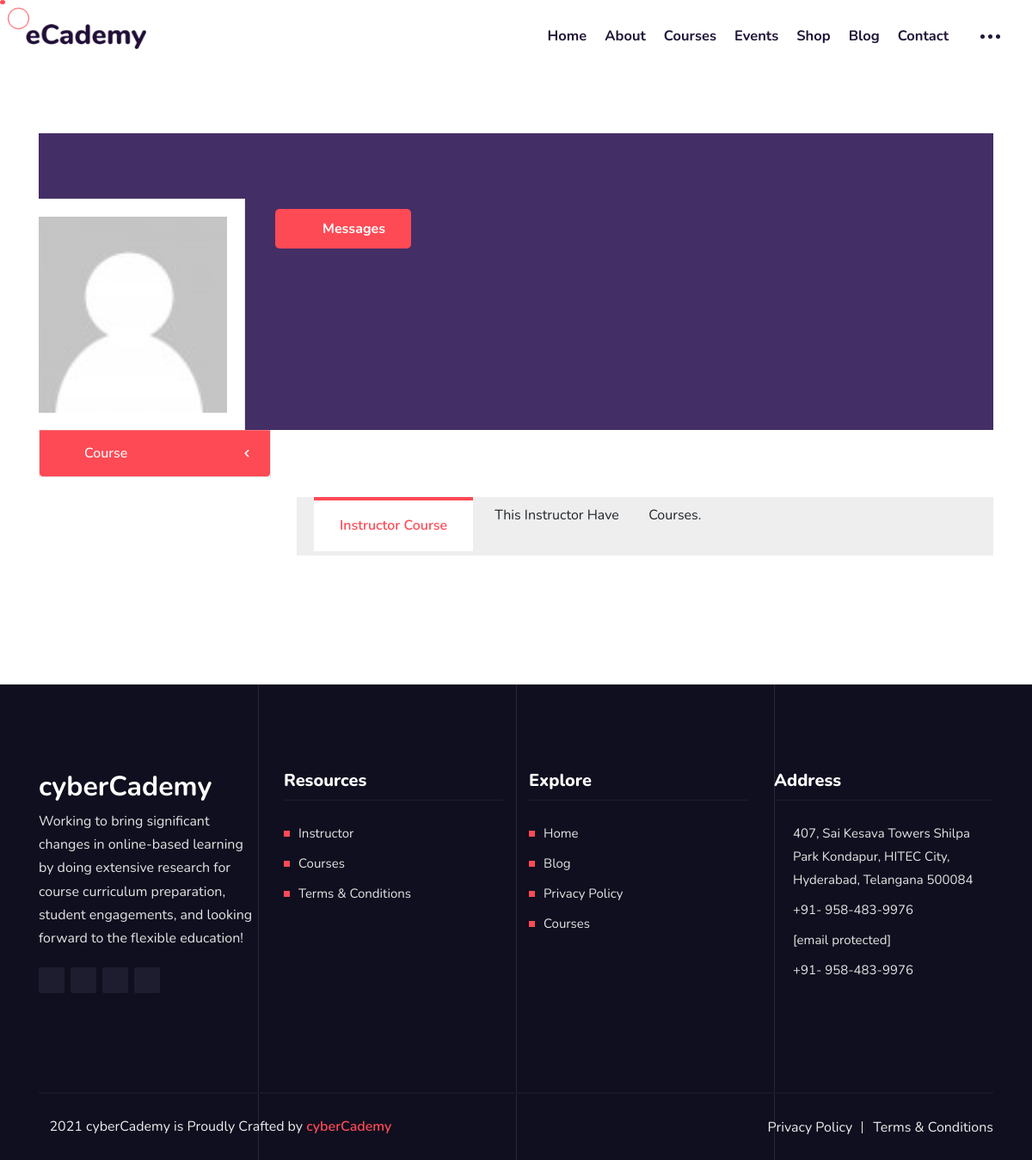
The page /profile/priya (signed in) on the database as committed earlier.
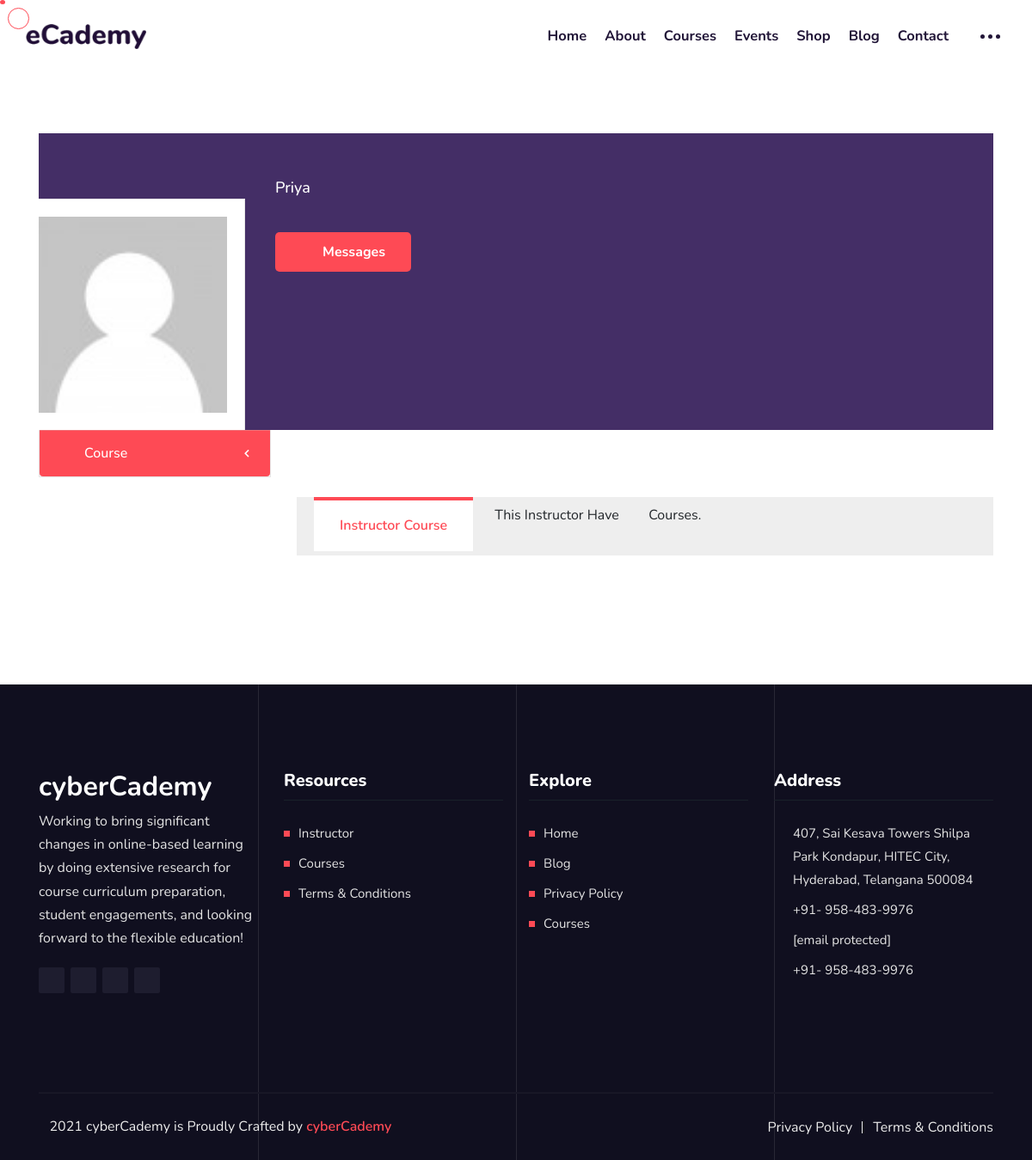
The same page on the database as committed later.
### user_profile/models.py (models this page shows, shortened)
class student(models.Model):
    user = models.OneToOneField(User,on_delete=models.CASCADE,related_name="users")
    name=models.CharField(max_length=100)
    slug=models.SlugField(max_length=1000,unique=True)
    email=models.EmailField()
    img=models.ImageField(blank=True,upload_to='image/user_profile/')
    about=models.TextField(null=True)
    facebook=models.URLField(max_length=200,null=True)
    twitter=models.URLField(max_length=200,null=True)
    youtube=models.URLField(max_length=200,null=True)
    linkedin=models.URLField(max_length=200,null=True)
    def __str__(self):
        return self.name

### user_profile/views.py (the view)
# urls.py: path('profile/<slug:profile>', views.profile, name='profile'),
def profile(request,profile):
        res={}
        instruct=instructor.objects.filter(slug=profile)
        stud=student.objects.filter(slug=profile)
        print(instruct,stud,'99')
        if len(instruct)>0:
            ins=instructor.objects.get(slug=profile)
            inst_crs=course_detail.objects.filter(course_instructor=ins).count()
            res={'instruct':instruct,
            'inst_crs':inst_crs
            }
        elif  len(stud)>0 :
            if request.user.is_authenticated:
                if request.user.userType.type=='2':
                 res={'instruct':stud}
            else:
                return redirect('error')
        if request.user.is_authenticated:
            if request.user.userType.type=='1':
                cr=course_detail.objects.filter(course_instructor=instructor.objects.get(slug=profile))
                totl=0
                for c in cr:
                    crs=courses_purchase_order.objects.filter(course=c).count()
                    totl+=crs
                res['stud']=totl
            elif request.user.userType.type=='2':
                totl=0
                us=User.objects.get(id=request.user.id)
                crs=courses_purchase_order.objects.filter(user=us).count()
                totl+=crs
                res['corse_prchase']=totl
        return  render(request,'profile.html',res)

### user_profile/templates/profile.html (shortened to what this page needs)
{% extends 'basic.html' %}
{% block body %}
{% load static %}
{% block body1 %}
<link rel='stylesheet' id='lp-font-awesome-5-css' href="{% static '/wp-content/plugins/learnpress/assets/src/css/vendor/font-awesome-5.min.css' %}" type='text/css' media='all' />
<link rel='stylesheet' id='lp-bundle-css' href="{% static '/wp-content/plugins/learnpress/assets/css/bundle.min.css' %}" type='text/css' media='all' />
<link rel='stylesheet' id='learnpress-css' href="{% static '/wp-content/plugins/learnpress/assets/css/learnpress.css' %}" type='text/css' media='all' />
{% endblock body1 %}
	<div class="page-main-content">
		<div class="page-area">
			<div class="container">
				<div id="post-13" class="post-13 page type-page status-publish hentry pmpro-has-access">
					<div class="entry-content ecademy-Instructor/Student Profile-un">
						<div class="learnpress">
							<div id="learn-press-profile" class="lp-user-profile current-user">
								<div class="lp-content-area">
									<div class="wrapper-profile-header wrap-fullwidth">
										<div class="lp-content-area lp-profile-content-area">
											<div class="lp-profile-left">
												<div class="lp-user-profile-avatar">
													{% if instruct.0.img|length != 0 %}
													<img alt='User Avatar'
														src='/media/{{instruct.0.img}}'
														srcset='/media/{{instruct.0.img}} 2x'
														class='avatar avatar-96 photo' height='250' width='250'
														loading='lazy' />
															{% else %}
														<img alt='User Avatar'
														src='/media/default.png'
														srcset='/media/default.png 2x'
														class='avatar avatar-96 photo' height='250' width='250'
														loading='lazy' />
												{% endif %}
												</div>
											</div>
											<div class="lp-profile-right">
												<div class="lp-profile-username">
												{{instruct.0.name|capfirst}} </div>
												<a href="{% url 'private-message' instruct.0.slug %}" class="default-btn">
													<i class="flaticon-user"></i>
													Messages
												</a>
											</div>
										</div>
									</div>
									<aside id="profile-sidebar">
										<div id="profile-nav">
											<ul class="lp-profile-nav-tabs">
												<li class="courses active">
											   {% if request.user.userType.type == '2' %}
											   {% if instruct.0.slug != request.user.users.slug %}
											   <a href="#"
											   data-slug="#">
											   <i class="fas flaticon-user"></i> Course</a>
										{% endif %}
										{% elif request.user.userType.type == '1' %}
										{% if instruct.0.slug != request.user.user.slug %}
										<a href="#"
										data-slug="#">
										<i class="fas flaticon-user"></i> Course</a>
								 {% endif %}
								 {% elif request.user.is_authenticated != 'True' %}
										<a href="#"
										data-slug="#">
										<i class="fas flaticon-user"></i> Course</a>
										{% endif %}
												</li>
											</ul>
										</div>
									</aside>
									<article id="profile-content" class="lp-profile-content">
										<div id="profile-content-courses">
											<div class="learn-press-subtab-content">
												<div class="learn-press-profile-course__tab">
													{% if request.user.userType.type == '2' %}
													{% if instruct.0.slug != request.user.users.slug %}
													<ul class="learn-press-profile-course__tab__inner">
														<li><a class="active" data-tab="enrolled">Instructor Course</a></li>
														<li style="margin-left: 25px;">
														This Instructor Have
														<a class="" style="padding:13px ;"  data-tab="enrolled"
														 href="{% url 'courses' %}?inst={{instruct.0.slug}}"></a> Courses.
												</li>
													</ul>
											 {% endif %}
											 {% endif %}
												</div>
											</div>
										</div>
									</article>
								</div>
							</div>
						</div>
					</div>
				</div>
			</div>
		</div>
	</div>
	{% endblock body %}

Rows that differ between the two databases and show on the page:
added student: name "Priya"
